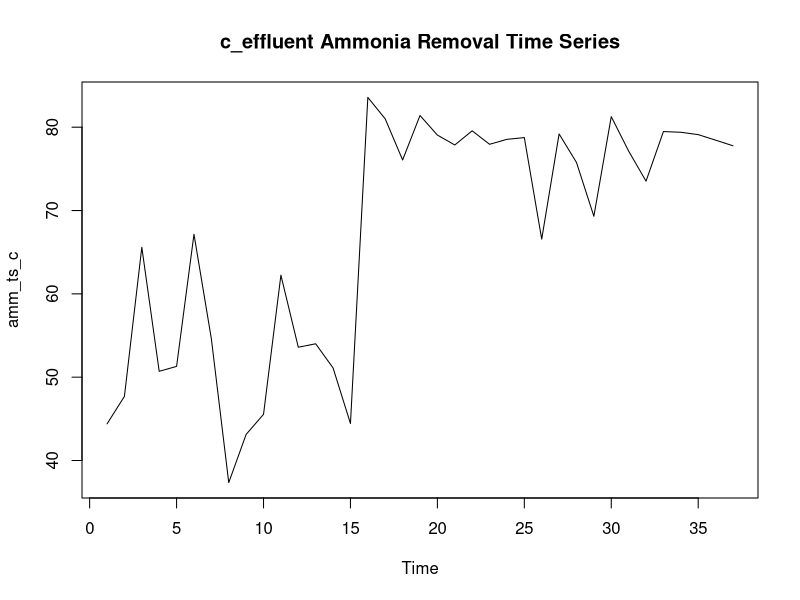
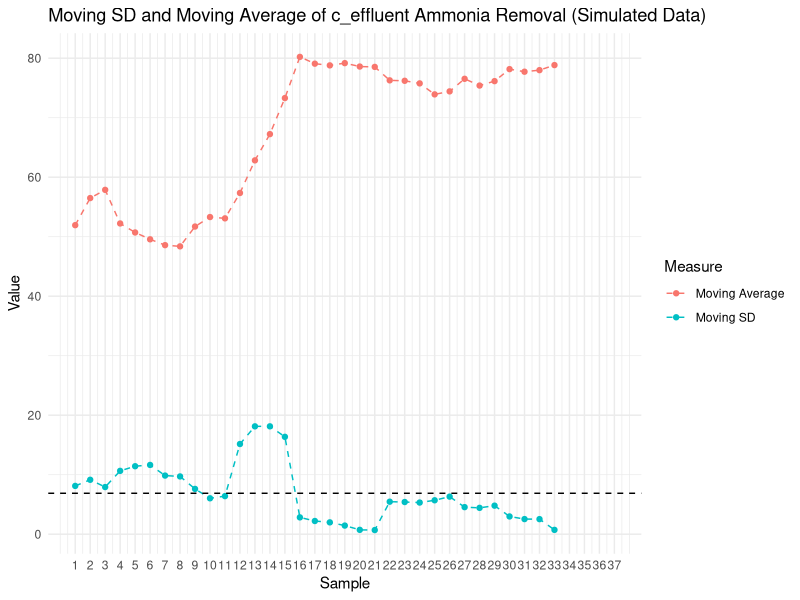
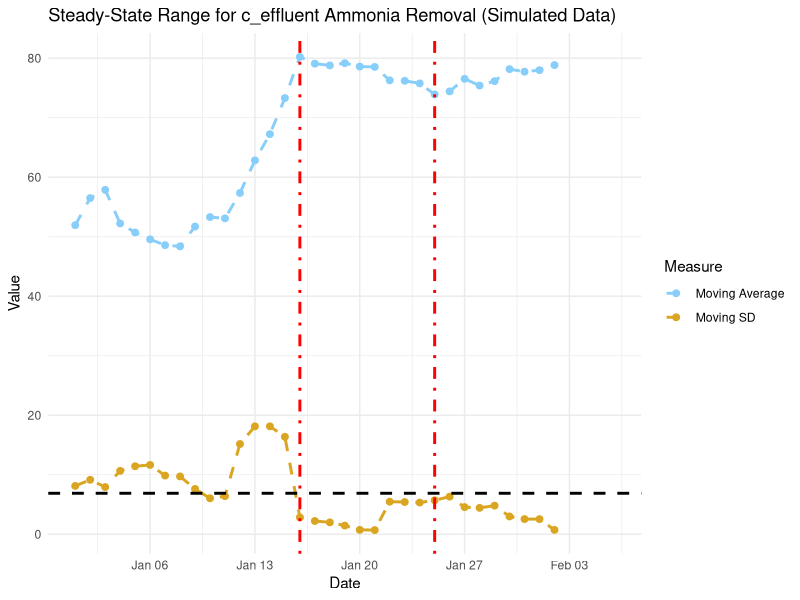

The R source for these figures, in order:
############################################################
# Title: Ammonia Removal Steady-State Analysis (Example)
#
# Description: Analyze data to 
#              find steady-state periods using moving window 
#              statistics and stationarity tests.
#              Uses simulated data for demonstration.
############################################################

##### 1.0 Libraries #######
library(dplyr)
library(tidyr)
library(tseries)
library(ggplot2)

##### 2.0 Simulate Data #######
# REPLACE WITH ACTUAL DATA
set.seed(123)

n_samples <- 37
dates <- seq.Date(from = as.Date("2025-01-01"), by = "day", length.out = n_samples)

# Simulated ammonia removal (%) with some random noise
ammonia_rem <- c(
  rnorm(15, mean = 50, sd = 10),   # initial unstable period
  rnorm(10, mean = 80, sd = 2),    # steady-state period
  rnorm(12, mean = 75, sd = 5)     # later variation
)

amm_rem_c <- data.frame(
  date = dates,
  ammonia_rem = ammonia_rem
)

##### 3.1 c_effluent Time Series #######
amm_ts_c <- ts(amm_rem_c$ammonia_rem)
plot.ts(amm_ts_c, main = "c_effluent Ammonia Removal Time Series")

##### 3.2 Moving Window Function #######
lag_apply <- function(x, n, callback){
  k <- length(x)
  result <- rep(NA, k)
  for(i in 1:(k - n + 1)){
    result[i] <- callback(x[i:(i + n - 1)])
  }
  return(result)
}

window_size <- 5
moving_sd <- lag_apply(amm_ts_c, window_size, sd)
moving_avg <- lag_apply(amm_ts_c, window_size, mean)

##### 3.3 Prepare Data for Plotting #######
plot_dat <- data.frame(
  Value = c(moving_sd, moving_avg),
  Date = rep(amm_rem_c$date, 2),
  Measure = rep(c("Moving SD", "Moving Average"), each = length(amm_ts_c)),
  Sample = rep(1:length(amm_ts_c), 2)
)

##### 3.4 Plot Moving Statistics #######
ggplot(plot_dat, aes(x = Sample, y = Value, color = Measure)) +
  geom_point() +
  geom_line(linetype = 2) +
  theme_minimal() +
  geom_hline(yintercept = mean(moving_sd, na.rm = TRUE), color = "black", linetype = 2) +
  scale_x_continuous("Sample", labels = as.character(plot_dat$Sample[1:length(amm_ts_c)]), breaks = 1:length(amm_ts_c)) +
  ggtitle("Moving SD and Moving Average of c_effluent Ammonia Removal (Simulated Data)")

# look for where moving average starts to stablize

##### 3.5 Stationarity Check #######
# Steady-state visually around sample 16-25
steady_start <- 16
steady_end <- 25

# Augmented Dickey-Fuller Test for steady-state period
adf_test_result <- adf.test(amm_ts_c[steady_start:steady_end])
print(adf_test_result)

# Check p-values if extending steady-state
p_values <- sapply(steady_end:length(amm_ts_c), function(i){
  tseries::adf.test(amm_ts_c[steady_start:i])$p.value
})
print(p_values)

##### 3.6 Plot with Steady-State Highlighted #######
ggplot(plot_dat, aes(x = Date, y = Value, color = Measure)) +
  geom_point(size = 2) +
  geom_line(linetype = 2, size = 1) +
  theme_minimal() +
  geom_hline(yintercept = mean(moving_sd, na.rm = TRUE), color = "black", linetype = 2, size = 1) +
  geom_vline(xintercept = as.numeric(plot_dat$Date[c(steady_start, steady_end)]),
             linetype = 4, color = "red", size = 1) +
  scale_color_manual(values = c("lightskyblue", "goldenrod")) +
  ggtitle("Steady-State Range for c_effluent Ammonia Removal (Simulated Data)")

